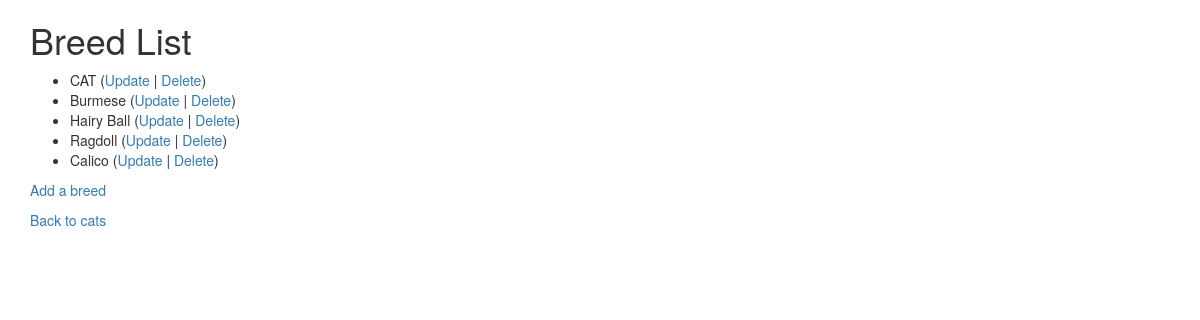
/cats/lookup/, run on an earlier commit of the app's database.
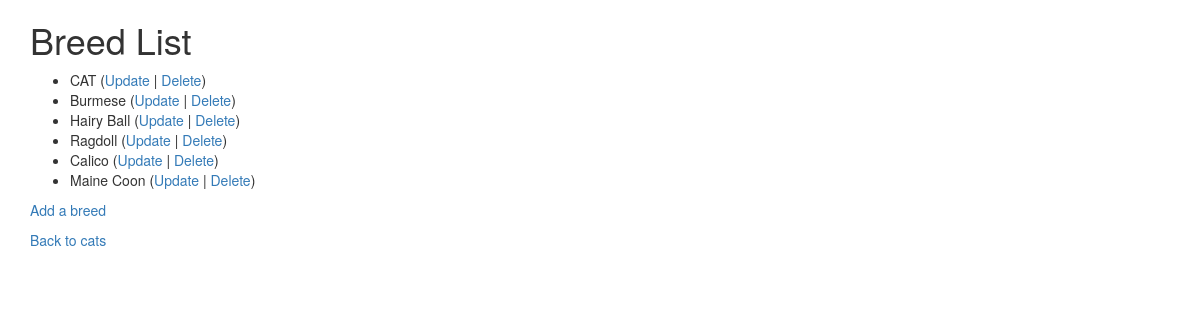
And on a later commit of the database.
### cats/models.py (models this page shows, shortened)
class Breed(models.Model):
    name = models.CharField(
            max_length=200,
            validators=[MinLengthValidator(2, "Breed must be greater than 1 character")]
    )

### cats/views.py (the view)
# urls.py: path('lookup/', views.BreedView.as_view(), name='breed_list'),
class BreedView(View):
    def get(self, request):
        ml = Breed.objects.all()
        ctx = {'breed_list': ml}
        return render(request, 'cats/breed_list.html', ctx)

### cats/templates/cats/breed_list.html
{% extends "base_bootstrap.html" %}
{% block content %}
  <h1>Breed List</h1>
  {% if breed_list %}
  <ul>
    {% for breed in breed_list %}
      <li>
          {{ breed.name }}
         (<a href="{% url 'cats:breed_update' breed.id %}">Update</a> |
          <a href="{% url 'cats:breed_delete' breed.id %}">Delete</a>)
      </li>
    {% endfor %}
  </ul>
  {% else %}
    <p>There are no breeds in the library.</p>
  {% endif %}
  <p><a href="{% url 'cats:breed_create' %}">Add a breed</a></p>
  <p>
    <a href="{% url 'cats:all' %}">Back to cats</a>
  </p>
{% endblock %}

What changed in the data, as far as the page shows it:
added Breed: name "Maine Coon"
